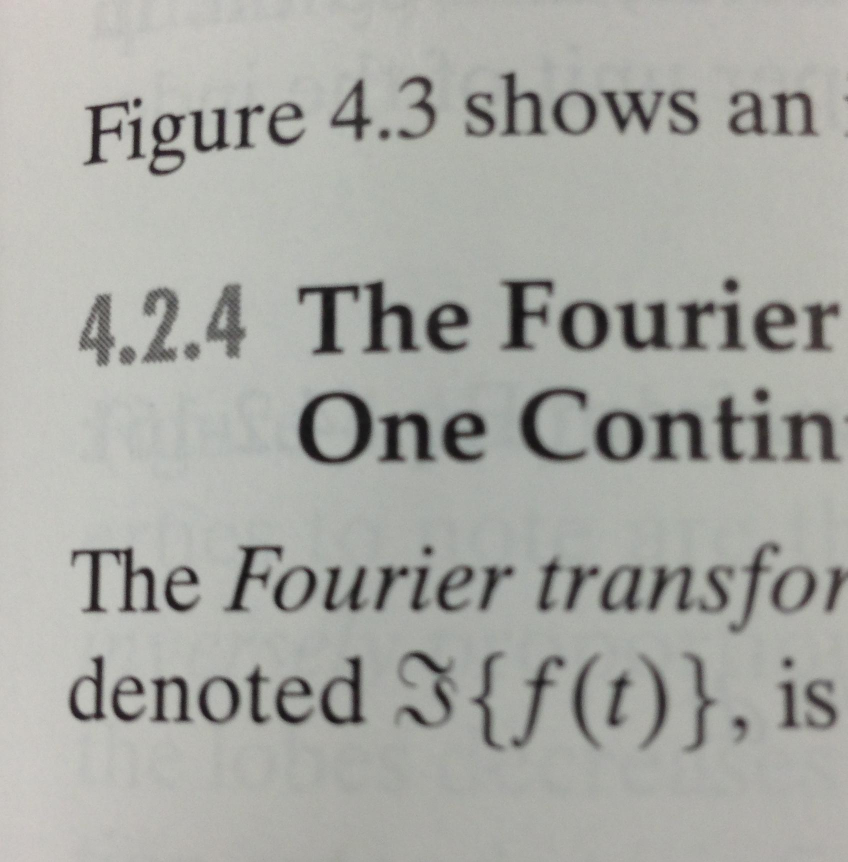
%> input picture CLab-1/Images-for-CLAB1/text.PNG, 1695 x 1724 px (shown at 1/2 size)
$ octave task5.m   (GNU Octave 9; MATLAB toolbox functions it lacks are replaced by stand-ins)
%> lines starting %> are read from the running program, lines starting %| are printed output that depends on the picture; in (x1, y1, x2, y2) boxes, pixels count from 0 and x2, y2 are one past the last pixel; in counts of white or black regions, pixels touching at a corner belong together; the program's own positions count from 1
img5 = imread('Images-for-CLAB1/text.png');
%> img5 is the input picture: size 1724x1695x3 uint8; mean R, G, B 168, 168.8, 163.9
img5 = imresize(img5, [1024, 1024]);
%> img5: size 1024x1024x3 uint8
I = rgb2gray(img5);

M = I>=150;
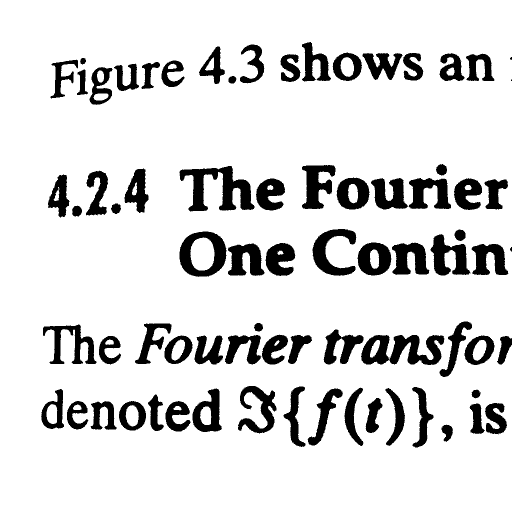
%> M: size 1024x1024 logical (shown at 1/2 size); 86.4% white; 76 black regions (2 under 20 px), largest, box (x1, y1, x2, y2) and area: (359, 332, 509, 423) 6190, (359, 463, 453, 554) 4303, (779, 670, 889, 730) 3837
imshow(M);

white = sum(sum(M == 0))
%> white = 142605
black = sum(sum(M == 1))
%> black = 905971
white + black
%> ans = 1048576

$ run again, with CLab-1/Images-for-CLAB1/face_01_u6617017.jpg saved as CLab-1/Images-for-CLAB1/text.PNG
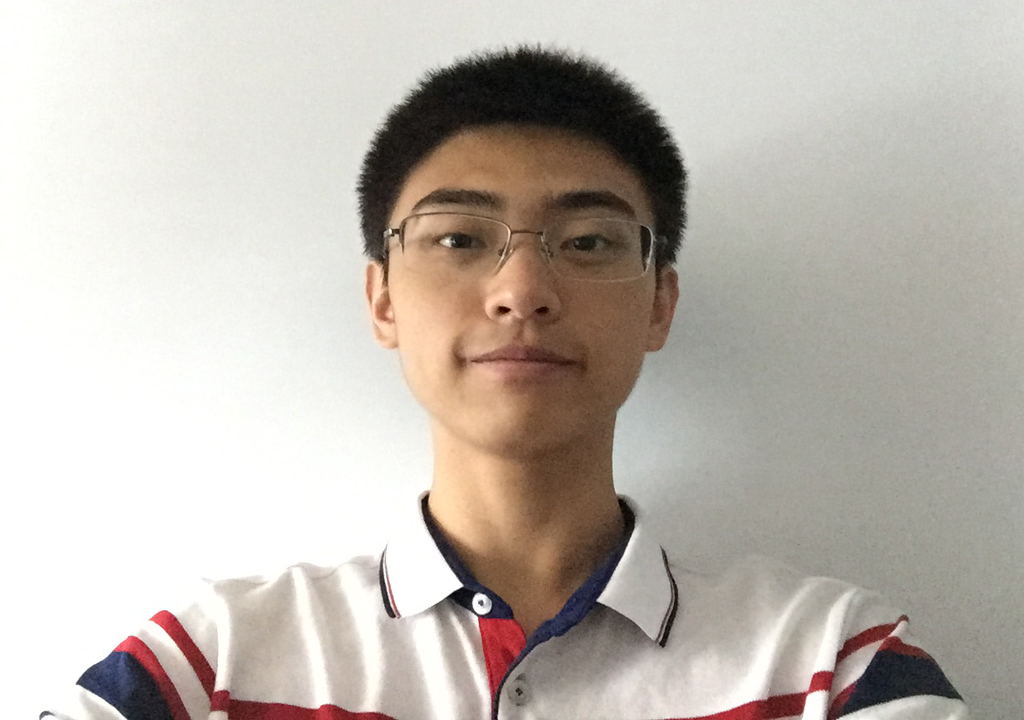
%> input picture CLab-1/Images-for-CLAB1/face_01_u6617017.jpg, 1024 x 720 px
%> img5 is the input picture: size 720x1024x3 uint8; mean R, G, B 191.4, 184.1, 176
%> img5: size 1024x1024x3 uint8
%> `I = rgb2gray(img5);`:
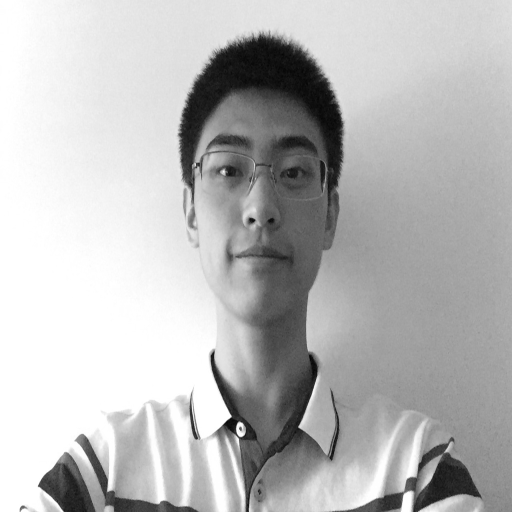
%> I: size 1024x1024 uint8 (shown at 1/2 size); min 1, max 255, mean 185.4
%> `M = I>=150;`:
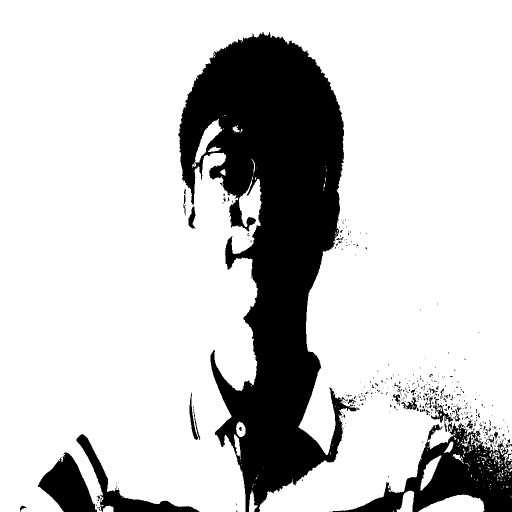
%> M: size 1024x1024 logical (shown at 1/2 size); 79.5% white; 423 black regions (378 under 20 px), largest, box (x1, y1, x2, y2) and area: (356, 64, 719, 1024) 171464, (664, 845, 1024, 1024) 24392, (76, 905, 194, 1024) 7753
%> white = 215279
%> black = 833297
%> ans = 1048576
